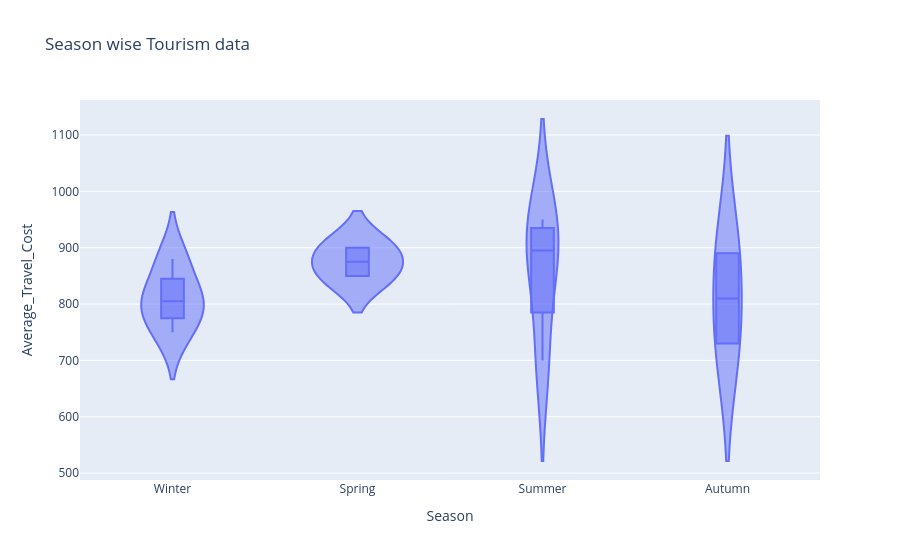

The notebook cell saved with this chart:
### Code cell
fig=px.violin(df,x='Season',y='Average_Travel_Cost',box=True,title='Season wise Tourism data')
fig.show()

### Figure 1 — Plotly figure (JSON) as saved in the notebook; plotly's stock layout.template omitted (floating-point values rounded to 4 significant figures)
{"data": [{"alignmentgroup": "True", "box": {"visible": true}, "hovertemplate": "Season=%{x}<br>Average_Travel_Cost=%{y}<extra></extra>", "legendgroup": "", "marker": {"color": "#636efa"}, "name": "", "offsetgroup": "", "orientation": "v", "scalegroup": "True", "showlegend": false, "type": "violin", "x": ["Winter", "Winter", "Spring", "Spring", "Summer", "Summer", "Summer", "Summer", "Autumn", "Autumn", "Winter", "Winter"], "x0": " ", "xaxis": "x", "y": [800, 750, 900, 850, 700, 950, 920, 870, 890, 730, 810, 880], "y0": " ", "yaxis": "y"}], "layout": {"legend": {"tracegroupgap": 0}, "title": {"text": "Season wise Tourism data"}, "violinmode": "group", "xaxis": {"anchor": "y", "domain": [0, 1], "title": {"text": "Season"}}, "yaxis": {"anchor": "x", "domain": [0, 1], "title": {"text": "Average_Travel_Cost"}}}}
